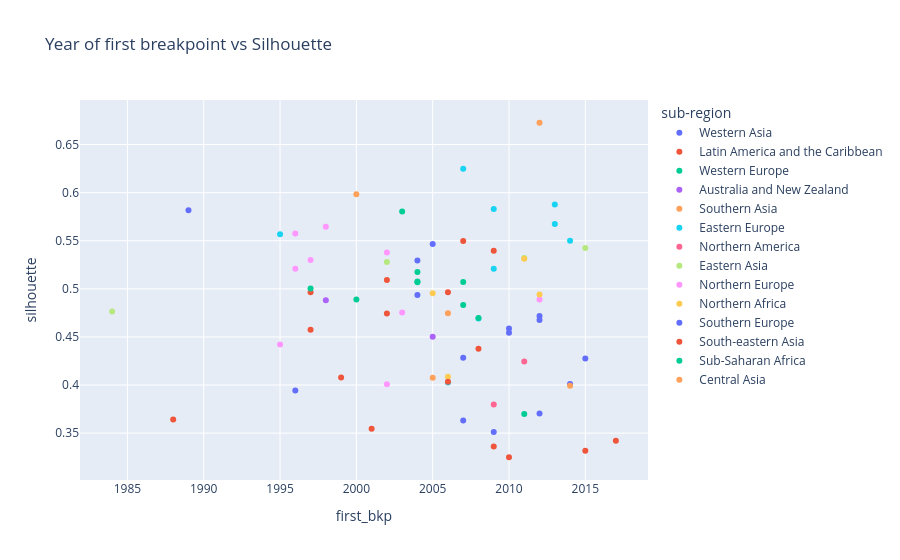

Notebook code for this chart:
### Code cell
px.scatter(df_plot, x="first_bkp", y="silhouette", hover_name="name", color="sub-region", hover_data=["alpha2"], title="Year of first breakpoint vs Silhouette")

### Figure 1 — Plotly figure (JSON) as saved in the notebook; plotly's stock layout.template omitted (floating-point values rounded to 4 significant figures)
{"data": [{"customdata": [["AE"], ["AM"], ["IL"], ["JO"], ["KW"], ["LB"], ["SA"], ["TR"]], "hovertemplate": "<b>%{hovertext}</b><br><br>sub-region=Western Asia<br>first_bkp=%{x}<br>silhouette=%{y}<br>alpha2=%{customdata[0]}<extra></extra>", "hovertext": ["United Arab Emirates", "Armenia", "Israel", "Jordan", "Kuwait", "Lebanon", "Saudi Arabia", "Türkiye"], "legendgroup": "Western Asia", "marker": {"color": "#636efa", "symbol": "circle"}, "mode": "markers", "name": "Western Asia", "orientation": "v", "showlegend": true, "type": "scatter", "x": [2007, 2015, 2010, 2012, 2014, 2009, 2012, 1989], "xaxis": "x", "y": [0.3632, 0.4275, 0.4588, 0.4717, 0.4011, 0.3512, 0.4675, 0.5817], "yaxis": "y"}, {"customdata": [["AR"], ["BR"], ["CL"], ["CO"], ["CR"], ["CU"], ["MX"], ["PE"], ["PR"], ["VE"]], "hovertemplate": "<b>%{hovertext}</b><br><br>sub-region=Latin America and the Caribbean<br>first_bkp=%{x}<br>silhouette=%{y}<br>alpha2=%{customdata[0]}<extra></extra>", "hovertext": ["Argentina", "Brazil", "Chile", "Colombia", "Costa Rica", "Cuba", "Mexico", "Peru", "Puerto Rico", "Venezuela, Bolivarian Republic of"], "legendgroup": "Latin America and the Caribbean", "marker": {"color": "#EF553B", "symbol": "circle"}, "mode": "markers", "name": "Latin America and the Caribbean", "orientation": "v", "showlegend": true, "type": "scatter", "x": [2007, 2008, 2009, 1997, 2009, 1999, 1988, 2006, 2015, 1997], "xaxis": "x", "y": [0.5498, 0.4379, 0.5395, 0.4574, 0.3362, 0.4077, 0.3642, 0.4966, 0.3317, 0.4963], "yaxis": "y"}, {"customdata": [["AT"], ["BE"], ["CH"], ["DE"], ["FR"], ["LU"], ["NL"]], "hovertemplate": "<b>%{hovertext}</b><br><br>sub-region=Western Europe<br>first_bkp=%{x}<br>silhouette=%{y}<br>alpha2=%{customdata[0]}<extra></extra>", "hovertext": ["Austria", "Belgium", "Switzerland", "Germany", "France", "Luxembourg", "Netherlands, Kingdom of the"], "legendgroup": "Western Europe", "marker": {"color": "#00cc96", "symbol": "circle"}, "mode": "markers", "name": "Western Europe", "orientation": "v", "showlegend": true, "type": "scatter", "x": [2004, 2000, 2007, 2003, 2004, 2011, 2007], "xaxis": "x", "y": [0.5069, 0.4888, 0.4833, 0.5805, 0.5077, 0.37, 0.5071], "yaxis": "y"}, {"customdata": [["AU"], ["NZ"]], "hovertemplate": "<b>%{hovertext}</b><br><br>sub-region=Australia and New Zealand<br>first_bkp=%{x}<br>silhouette=%{y}<br>alpha2=%{customdata[0]}<extra></extra>", "hovertext": ["Australia", "New Zealand"], "legendgroup": "Australia and New Zealand", "marker": {"color": "#ab63fa", "symbol": "circle"}, "mode": "markers", "name": "Australia and New Zealand", "orientation": "v", "showlegend": true, "type": "scatter", "x": [1998, 2005], "xaxis": "x", "y": [0.4882, 0.4501], "yaxis": "y"}, {"customdata": [["BD"], ["IN"], ["IR"], ["PK"]], "hovertemplate": "<b>%{hovertext}</b><br><br>sub-region=Southern Asia<br>first_bkp=%{x}<br>silhouette=%{y}<br>alpha2=%{customdata[0]}<extra></extra>", "hovertext": ["Bangladesh", "India", "Iran, Islamic Republic of", "Pakistan"], "legendgroup": "Southern Asia", "marker": {"color": "#FFA15A", "symbol": "circle"}, "mode": "markers", "name": "Southern Asia", "orientation": "v", "showlegend": true, "type": "scatter", "x": [2005, 2000, 2014, 2006], "xaxis": "x", "y": [0.4075, 0.5984, 0.3993, 0.4745], "yaxis": "y"}, {"customdata": [["BG"], ["BY"], ["CZ"], ["HU"], ["PL"], ["RO"], ["RU"], ["SK"], ["UA"]], "hovertemplate": "<b>%{hovertext}</b><br><br>sub-region=Eastern Europe<br>first_bkp=%{x}<br>silhouette=%{y}<br>alpha2=%{customdata[0]}<extra></extra>", "hovertext": ["Bulgaria", "Belarus", "Czechia", "Hungary", "Poland", "Romania", "Russian Federation", "Slovakia", "Ukraine"], "legendgroup": "Eastern Europe", "marker": {"color": "#19d3f3", "symbol": "circle"}, "mode": "markers", "name": "Eastern Europe", "orientation": "v", "showlegend": true, "type": "scatter", "x": [2013, 2009, 1995, 2008, 2009, 2007, 2014, 2006, 2013], "xaxis": "x", "y": [0.5877, 0.5208, 0.5568, 0.4691, 0.583, 0.6249, 0.55, 0.4026, 0.5673], "yaxis": "y"}, {"customdata": [["CA"], ["US"]], "hovertemplate": "<b>%{hovertext}</b><br><br>sub-region=Northern America<br>first_bkp=%{x}<br>silhouette=%{y}<br>alpha2=%{customdata[0]}<extra></extra>", "hovertext": ["Canada", "United States of America"], "legendgroup": "Northern America", "marker": {"color": "#FF6692", "symbol": "circle"}, "mode": "markers", "name": "Northern America", "orientation": "v", "showlegend": true, "type": "scatter", "x": [2011, 2009], "xaxis": "x", "y": [0.4244, 0.3798], "yaxis": "y"}, {"customdata": [["CN"], ["HK"], ["JP"], ["KR"]], "hovertemplate": "<b>%{hovertext}</b><br><br>sub-region=Eastern Asia<br>first_bkp=%{x}<br>silhouette=%{y}<br>alpha2=%{customdata[0]}<extra></extra>", "hovertext": ["China", "Hong Kong", "Japan", "Korea, Republic of"], "legendgroup": "Eastern Asia", "marker": {"color": "#B6E880", "symbol": "circle"}, "mode": "markers", "name": "Eastern Asia", "orientation": "v", "showlegend": true, "type": "scatter", "x": [2002, 2011, 2015, 1984], "xaxis": "x", "y": [0.5279, 0.5322, 0.5425, 0.4765], "yaxis": "y"}, {"customdata": [["DK"], ["EE"], ["FI"], ["GB"], ["IE"], ["LT"], ["LV"], ["NO"], ["SE"]], "hovertemplate": "<b>%{hovertext}</b><br><br>sub-region=Northern Europe<br>first_bkp=%{x}<br>silhouette=%{y}<br>alpha2=%{customdata[0]}<extra></extra>", "hovertext": ["Denmark", "Estonia", "Finland", "United Kingdom of Great Britain and Northern Ireland", "Ireland", "Lithuania", "Latvia", "Norway", "Sweden"], "legendgroup": "Northern Europe", "marker": {"color": "#FF97FF", "symbol": "circle"}, "mode": "markers", "name": "Northern Europe", "orientation": "v", "showlegend": true, "type": "scatter", "x": [1996, 2003, 2002, 1998, 1995, 2012, 2002, 1996, 1997], "xaxis": "x", "y": [0.5575, 0.4755, 0.5377, 0.5646, 0.4421, 0.4889, 0.4009, 0.521, 0.53], "yaxis": "y"}, {"customdata": [["DZ"], ["EG"], ["MA"], ["TN"]], "hovertemplate": "<b>%{hovertext}</b><br><br>sub-region=Northern Africa<br>first_bkp=%{x}<br>silhouette=%{y}<br>alpha2=%{customdata[0]}<extra></extra>", "hovertext": ["Algeria", "Egypt", "Morocco", "Tunisia"], "legendgroup": "Northern Africa", "marker": {"color": "#FECB52", "symbol": "circle"}, "mode": "markers", "name": "Northern Africa", "orientation": "v", "showlegend": true, "type": "scatter", "x": [2011, 2012, 2005, 2006], "xaxis": "x", "y": [0.5313, 0.4942, 0.4954, 0.4085], "yaxis": "y"}, {"customdata": [["ES"], ["GR"], ["HR"], ["IT"], ["PT"], ["RS"], ["SI"]], "hovertemplate": "<b>%{hovertext}</b><br><br>sub-region=Southern Europe<br>first_bkp=%{x}<br>silhouette=%{y}<br>alpha2=%{customdata[0]}<extra></extra>", "hovertext": ["Spain", "Greece", "Croatia", "Italy", "Portugal", "Serbia", "Slovenia"], "legendgroup": "Southern Europe", "marker": {"color": "#636efa", "symbol": "circle"}, "mode": "markers", "name": "Southern Europe", "orientation": "v", "showlegend": true, "type": "scatter", "x": [2004, 2005, 1996, 2010, 2012, 2004, 2007], "xaxis": "x", "y": [0.4936, 0.5466, 0.3944, 0.4543, 0.3705, 0.5295, 0.4283], "yaxis": "y"}, {"customdata": [["ID"], ["MY"], ["PH"], ["SG"], ["TH"], ["VN"]], "hovertemplate": "<b>%{hovertext}</b><br><br>sub-region=South-eastern Asia<br>first_bkp=%{x}<br>silhouette=%{y}<br>alpha2=%{customdata[0]}<extra></extra>", "hovertext": ["Indonesia", "Malaysia", "Philippines", "Singapore", "Thailand", "Viet Nam"], "legendgroup": "South-eastern Asia", "marker": {"color": "#EF553B", "symbol": "circle"}, "mode": "markers", "name": "South-eastern Asia", "orientation": "v", "showlegend": true, "type": "scatter", "x": [2001, 2002, 2006, 2017, 2002, 2010], "xaxis": "x", "y": [0.3545, 0.4744, 0.4035, 0.3421, 0.5093, 0.3249], "yaxis": "y"}, {"customdata": [["KE"], ["NG"], ["ZA"]], "hovertemplate": "<b>%{hovertext}</b><br><br>sub-region=Sub-Saharan Africa<br>first_bkp=%{x}<br>silhouette=%{y}<br>alpha2=%{customdata[0]}<extra></extra>", "hovertext": ["Kenya", "Nigeria", "South Africa"], "legendgroup": "Sub-Saharan Africa", "marker": {"color": "#00cc96", "symbol": "circle"}, "mode": "markers", "name": "Sub-Saharan Africa", "orientation": "v", "showlegend": true, "type": "scatter", "x": [2004, 2008, 1997], "xaxis": "x", "y": [0.5175, 0.4696, 0.5003], "yaxis": "y"}, {"customdata": [["UZ"]], "hovertemplate": "<b>%{hovertext}</b><br><br>sub-region=Central Asia<br>first_bkp=%{x}<br>silhouette=%{y}<br>alpha2=%{customdata[0]}<extra></extra>", "hovertext": ["Uzbekistan"], "legendgroup": "Central Asia", "marker": {"color": "#FFA15A", "symbol": "circle"}, "mode": "markers", "name": "Central Asia", "orientation": "v", "showlegend": true, "type": "scatter", "x": [2012], "xaxis": "x", "y": [0.6727], "yaxis": "y"}], "layout": {"legend": {"title": {"text": "sub-region"}, "tracegroupgap": 0}, "title": {"text": "Year of first breakpoint vs Silhouette"}, "xaxis": {"anchor": "y", "domain": [0, 1], "title": {"text": "first_bkp"}}, "yaxis": {"anchor": "x", "domain": [0, 1], "title": {"text": "silhouette"}}}}
